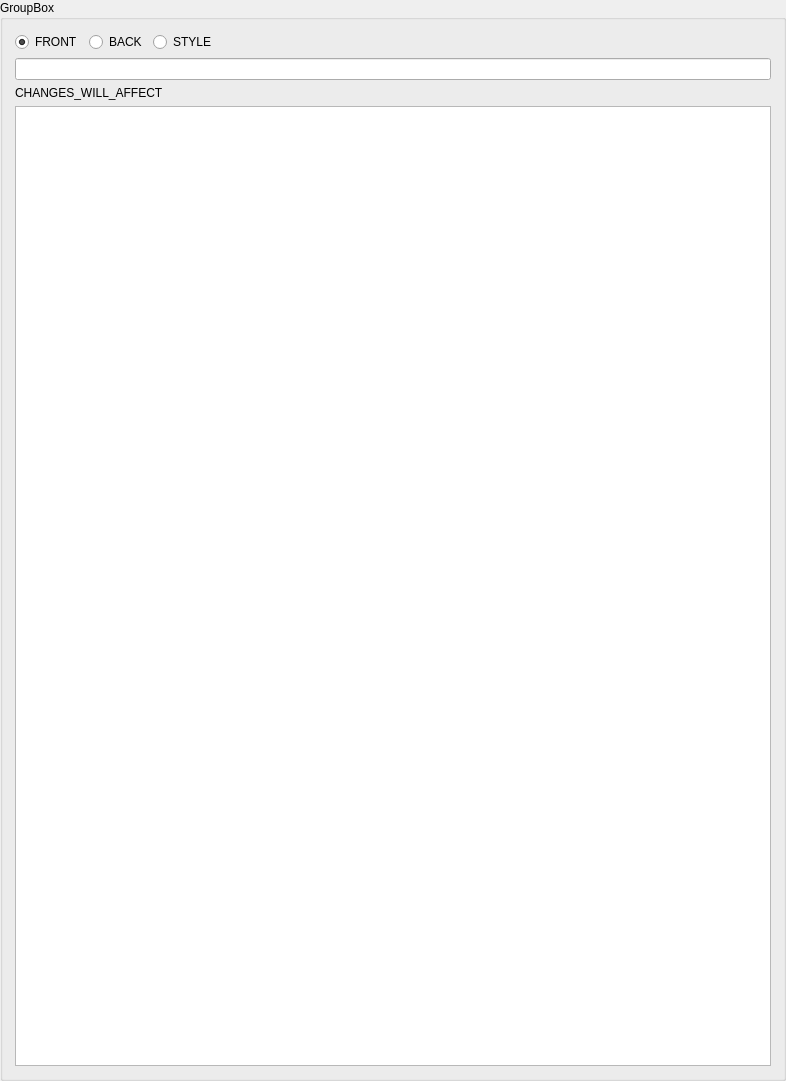
<?xml version="1.0" encoding="UTF-8"?>
<ui version="4.0">
 <class>Form</class>
 <widget class="QWidget" name="Form">
  <property name="geometry">
   <rect>
    <x>0</x>
    <y>0</y>
    <width>786</width>
    <height>1081</height>
   </rect>
  </property>
  <property name="sizePolicy">
   <sizepolicy hsizetype="Expanding" vsizetype="Preferred">
    <horstretch>0</horstretch>
    <verstretch>0</verstretch>
   </sizepolicy>
  </property>
  <property name="windowTitle">
   <string>card_templates_form</string>
  </property>
  <layout class="QVBoxLayout" name="verticalLayout_2">
   <property name="leftMargin">
    <number>0</number>
   </property>
   <property name="topMargin">
    <number>0</number>
   </property>
   <property name="rightMargin">
    <number>0</number>
   </property>
   <property name="bottomMargin">
    <number>0</number>
   </property>
   <item>
    <widget class="QGroupBox" name="groupBox">
     <property name="title">
      <string notr="true">GroupBox</string>
     </property>
     <layout class="QVBoxLayout" name="verticalLayout">
      <property name="leftMargin">
       <number>12</number>
      </property>
      <property name="topMargin">
       <number>12</number>
      </property>
      <property name="rightMargin">
       <number>12</number>
      </property>
      <property name="bottomMargin">
       <number>12</number>
      </property>
      <item>
       <layout class="QHBoxLayout" name="horizontalLayout">
        <item>
         <widget class="QRadioButton" name="front_button">
          <property name="toolTip">
           <string notr="true"/>
          </property>
          <property name="text">
           <string notr="true">FRONT</string>
          </property>
          <property name="checked">
           <bool>true</bool>
          </property>
         </widget>
        </item>
        <item>
         <widget class="QRadioButton" name="back_button">
          <property name="toolTip">
           <string notr="true"/>
          </property>
          <property name="text">
           <string notr="true">BACK</string>
          </property>
         </widget>
        </item>
        <item>
         <widget class="QRadioButton" name="style_button">
          <property name="toolTip">
           <string notr="true"/>
          </property>
          <property name="text">
           <string notr="true">STYLE</string>
          </property>
         </widget>
        </item>
        <item>
         <spacer name="horizontalSpacer">
          <property name="orientation">
           <enum>Qt::Horizontal</enum>
          </property>
          <property name="sizeHint" stdset="0">
           <size>
            <width>40</width>
            <height>20</height>
           </size>
          </property>
         </spacer>
        </item>
       </layout>
      </item>
      <item>
       <widget class="QLineEdit" name="search_edit"/>
      </item>
      <item>
       <widget class="QLabel" name="changes_affect_label">
        <property name="text">
         <string notr="true">CHANGES_WILL_AFFECT</string>
        </property>
        <property name="wordWrap">
         <bool>true</bool>
        </property>
       </widget>
      </item>
      <item>
       <widget class="QTextEdit" name="edit_area"/>
      </item>
     </layout>
    </widget>
   </item>
  </layout>
 </widget>
 <resources>
  <include location="icons.qrc"/>
 </resources>
 <connections/>
</ui>
